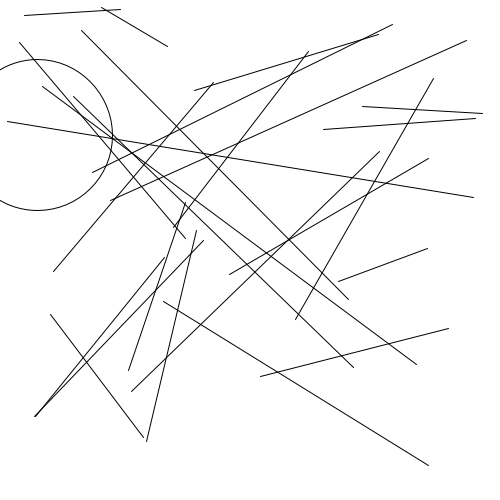
Frame 1 (no input)
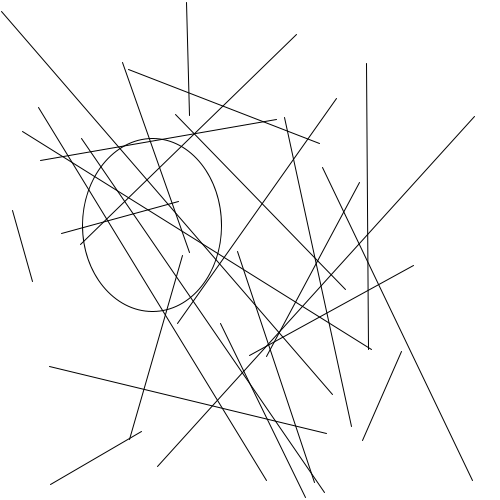
Frame 60 (the mouse pressed at the canvas centre just before this capture)
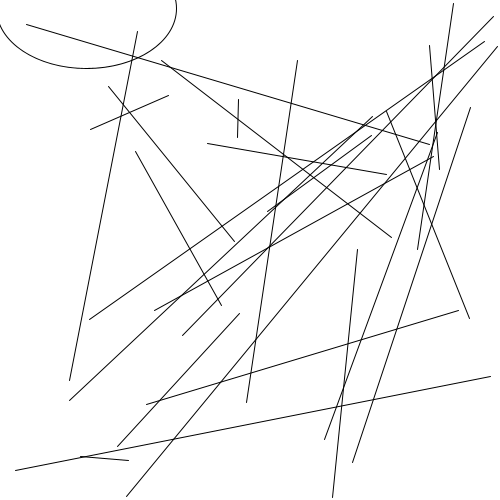
Frame 120 (the mouse held since frame 60 and released just before this capture)

The Processing sketch that drew these frames (run headless with seeded random() and noise(); from frame 60 on, the mouse is pressed at the canvas centre):

// Processing sketch: sketch_feb5_2
// ── sketch_feb5_2.pde
void setup(){
  size(500,500);
  frameRate(4);
}

void draw(){
  background(255);
  noFill();
  smooth();
  beginShape(LINES);
    for (int i=0; i<50;i++){
      vertex(random(0,width), random(0,height));
     }
ellipse(random(255),random(255),random(255),random(255));
}
